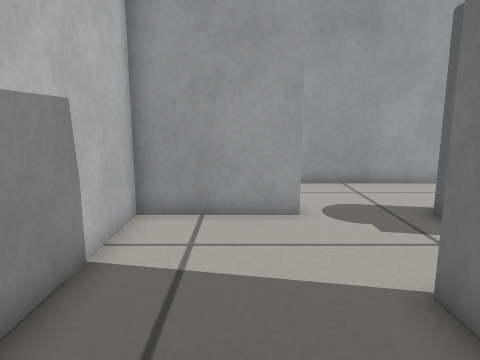
View 1 (above)

16 first-person views from a walk through a robot-simulator world made for Gazebo. The camera is 0.49 m above the floor, tilts 10° down and sees 70° across. The floor is counted in squares, 0.2 m on a side. Each view is taken from the middle of a square. On the plan, view 1 faces up. The plan holds only what a view shows up to about 20 squares ahead; the rest is blank.

View 2
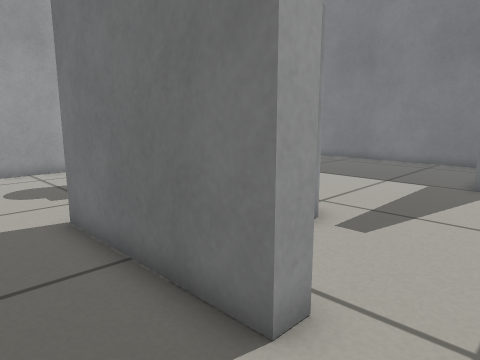

View 3
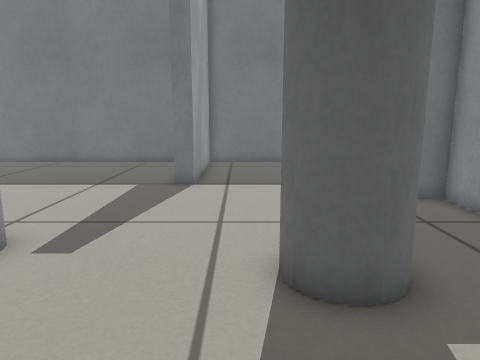

View 4
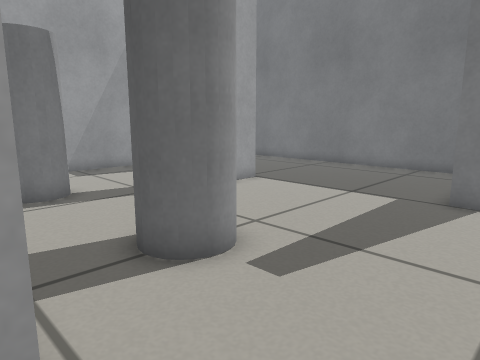

View 5
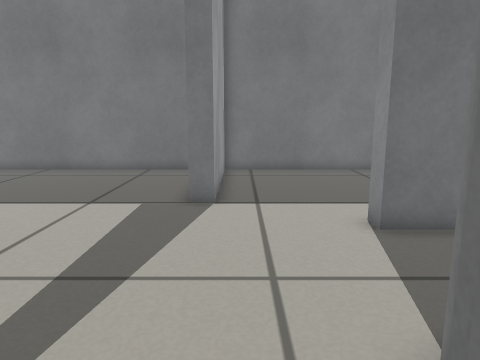

View 6
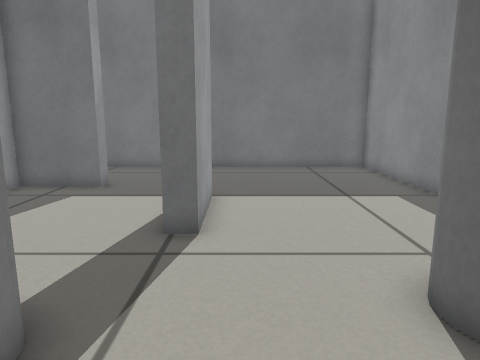

View 7
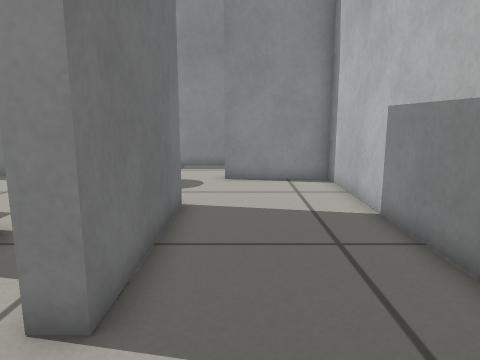

View 8
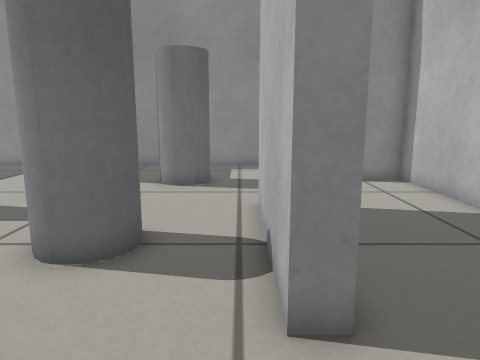

View 9
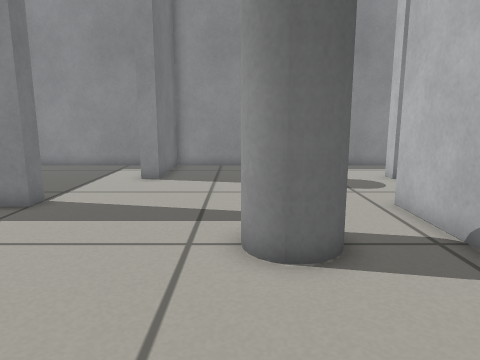

View 10
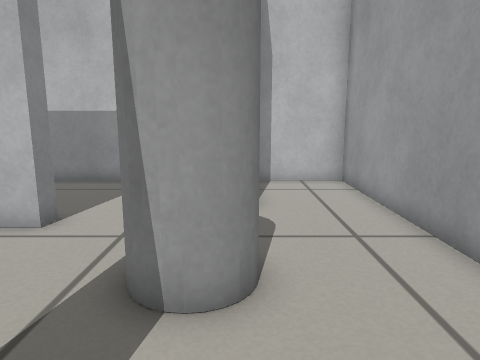

View 11
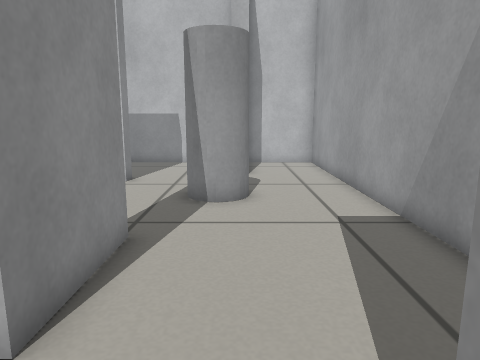

View 12
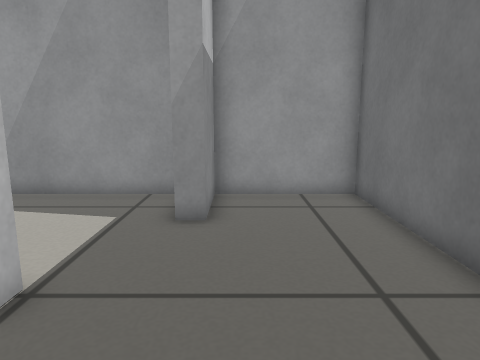

View 13
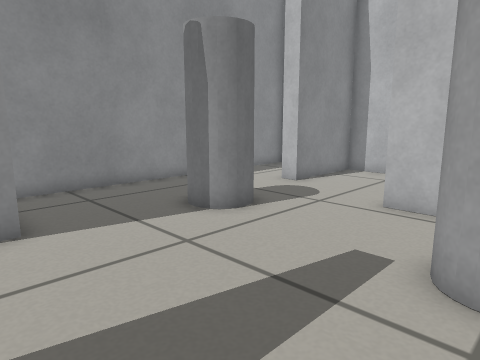

View 14
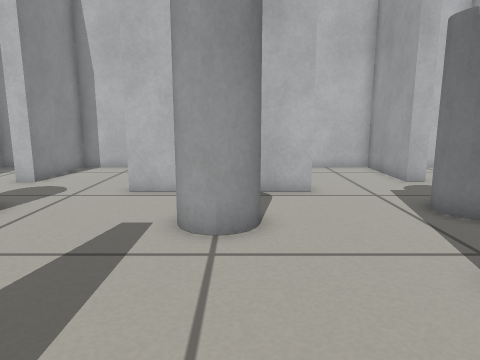

View 15
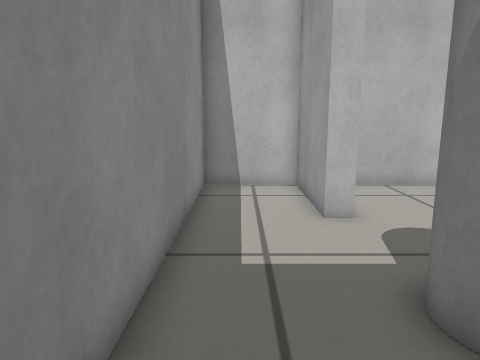

View 16
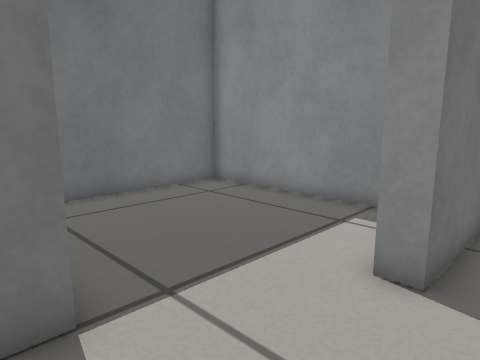

### Floor plan
Ten units are one square. View 1 is at (0, 0); x grows to the right and y downward. Boxes are objects, and circles mark ways between rooms. Rooms are numbered by the first view taken in them; rooms with no view inside come last. Other rooms are left out.
<svg viewBox="-32 -136 245 245">
<path fill="none" stroke="#000" d="M35 -44 35 18 27 18 27 -44 35 -44M139 -59 101 -59 101 -67 138 -67 138 -62M140 23 140 15 208 15 208 -131 162 -131 162 -101 154 -101 154 -131 -27 -131 -27 -95M16 -95 16 -86 -27 -86 -27 61 16 61 16 69 -27 69 -27 104 114 104 114 61 123 61M132 104 208 104 208 23 140 23"/>
<rect x="45" y="45" width="30" height="20" fill="#bbb"><title>grey cylinder</title></rect>
<rect x="45" y="-95" width="30" height="30" fill="#bbb"><title>grey cylinder</title></rect>
<rect x="55" y="-25" width="30" height="20" fill="#bbb"><title>grey cylinder</title></rect>
<circle cx="130" cy="50" r="3" fill="#2a7"/>
<text x="80" y="-20">1</text>
<text x="170" y="70">2</text>
</svg>
Room 1 opens to room 2.

Where each view was taken, in squares from view 1:
view 1: 0 up, 0 right, facing up
view 2: 4 down, 0 right, facing up-right
view 3: 4 down, 1 right, facing right
view 4: 4 down, 3 right, facing up-right
view 5: 3 down, 4 right, facing right
view 6: 5 up, 3 right, facing right
view 7: 8 up, 1 right, facing down
view 8: 8 up, 4 right, facing down
view 9: 8 up, 8 right, facing down
view 10: 9 up, 11 right, facing left
view 11: 9 up, 17 right, facing left
view 12: 2 up, 17 right, facing up
view 13: 2 up, 13 right, facing down-left
view 14: 2 up, 15 right, facing left
view 15: 9 down, 10 right, facing left
view 16: 1 down, 10 right, facing down-right
